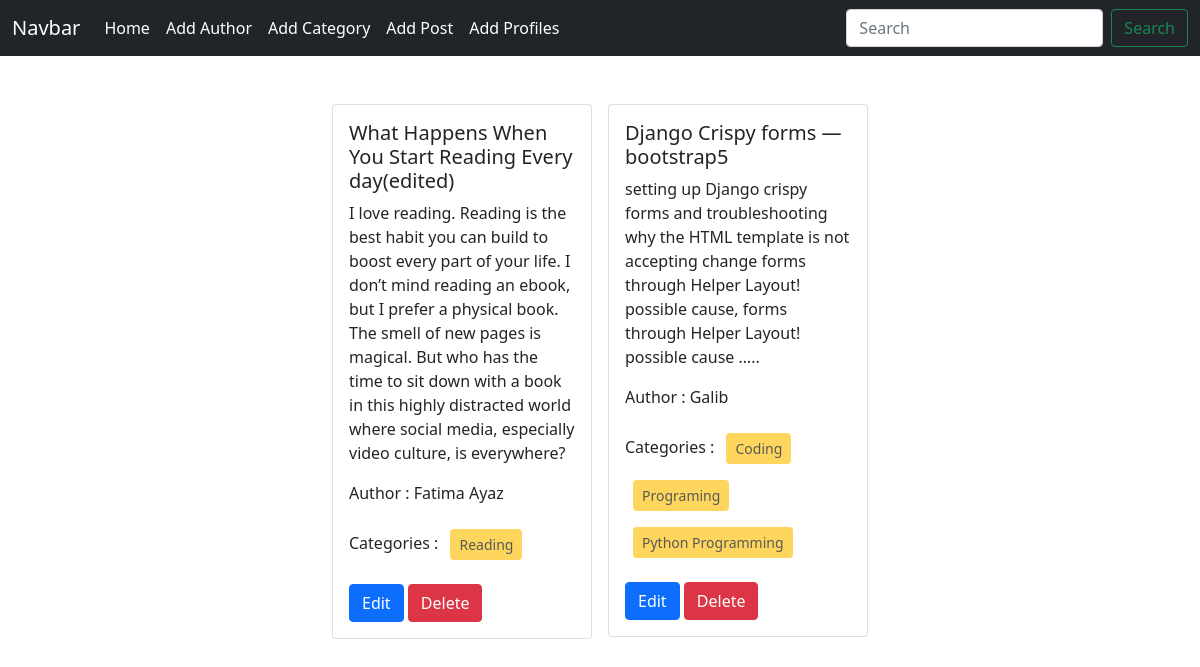
The page / on the database its author committed.
### posts/models.py (models this page shows, shortened)
class Post(models.Model):
    title = models.CharField(max_length=100)
    content = models.TextField()
    category = models.ManyToManyField(Category)
    author = models.ForeignKey(Author, on_delete=models.CASCADE)

### author/models.py (models this page shows, shortened)
class Author(models.Model):
    name = models.CharField(max_length=50)
    bio = models.TextField()
    phone_no = models.CharField(max_length=11)

### categories/models.py (models this page shows, shortened)
class Category(models.Model):
    name = models.CharField(max_length=100)

### blog_project/views.py (the view)
# urls.py: path('', views.home, name = 'homepage'),
def home(request):
    data = Post.objects.all()
    return render(request, 'home.html',{'data': data})

### templates/home.html
{% extends "base.html" %}
{% block content %}
<div class="d-flex flex-wrap justify-content-center px-5 pt-5">
    {% for post in data %}
    <div class="col-sm-3">
      <div class="card mx-2">
        <div class="card-body">
          <h5 class="card-title">{{post.title}}</h5>
          <p class="card-text">{{post.content}}</p>
          <p>Author : {{post.author.name}}</p>
          <p>Categories :
            {% for cat in post.category.all %}
            <button type="button" class="btn btn-warning btn-sm m-2" disabled>{{cat.name}}</button>
            {% endfor %}
          </p>
          <a href="{%  url 'edit_posts' post.id %}" class="btn btn-primary">Edit</a>
          <a href="{% url 'delete_posts' post.id %}" class="btn btn-danger">Delete</a>
        </div>
      </div>
    </div>
    {% endfor %}
  </div>
{% endblock  %}

### templates/base.html (shortened to what this page needs)
<!doctype html>
<html lang="en">
  <head>
    <link href="https://cdn.jsdelivr.net/npm/bootstrap@5.0.2/dist/css/bootstrap.min.css" rel="stylesheet">
  </head>
  <body>
    <nav class="navbar navbar-expand-lg navbar-dark bg-dark">
        <div class="container-fluid">
          <a class="navbar-brand" href="#">Navbar</a>
          <div class="collapse navbar-collapse" id="navbarSupportedContent">
            <ul class="navbar-nav me-auto mb-2 mb-lg-0">
              <li class="nav-item">
                <a class="nav-link active" aria-current="page" href="{%  url 'homepage' %}">Home</a>
              </li>
              <li class="nav-item">
                <a class="nav-link active" aria-current="page" href="{%  url 'add_author' %}">Add Author</a>
              </li>
              <li class="nav-item">
                <a class="nav-link active" aria-current="page" href="{%  url 'add_categories' %}">Add Category</a>
              </li>
              <li class="nav-item">
                <a class="nav-link active" aria-current="page" href="{%  url 'add_posts' %}">Add Post</a>
              </li>
              <li class="nav-item">
                <a class="nav-link active" aria-current="page" href="{%  url 'add_profiles' %}">Add Profiles</a>
              </li>
            </ul>
            <form class="d-flex">
              <input class="form-control me-2" type="search" placeholder="Search" aria-label="Search">
              <button class="btn btn-outline-success" type="submit">Search</button>
            </form>
          </div>
        </div>
      </nav>
    {% block content %}{% endblock  %}
  </body>
</html>

### rows shown on the page
Post: title "What Happens When You Start Reading Every day(edited)", content "I love reading. Reading is the best habit you can build to boost every part of your life. I don’t mind reading an ebook, but I prefer a physical book. The smell of new pages is magical. But who has the time to sit down with a book in this highly distracted world where social media, especially video culture, is everywhere?", author.name "Fatima Ayaz"
Category: name "Reading"
Post: title "Django Crispy forms — bootstrap5", content "setting up Django crispy forms and troubleshooting why the HTML template is not accepting change forms through Helper Layout! possible cause, forms through Helper Layout! possible cause …..", author.name "Galib"
Category: name "Coding"
Category: name "Programing"
Category: name "Python Programming"
